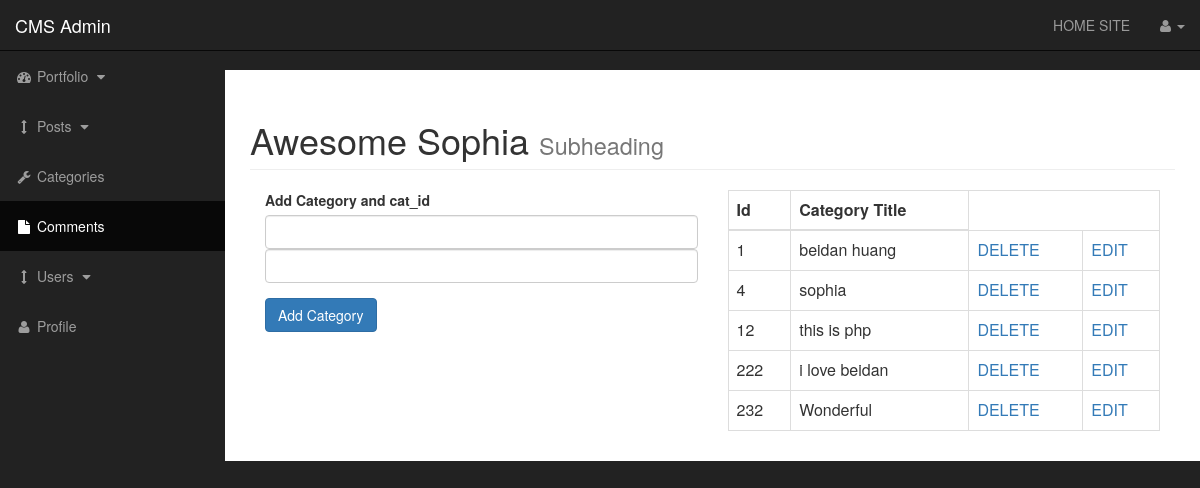
The app's page /cms/admin/categories.php with its own data.
### tables this page shows
CREATE TABLE `categories` (
  `cat_id` int(3) NOT NULL,
  `cat_title` varchar(255) NOT NULL
);

### cms/admin/functions.php (the view, shortened to what this page needs)
<?php
function findAllCategories(){
    global $connection;
    $query = "SELECT * FROM categories";
                $select_categories = mysqli_query($connection,$query);
                while($row = mysqli_fetch_assoc($select_categories)){
                $cat_id =  $row['cat_id'];
                $cat_title =  $row['cat_title'];
                echo"<tr>";
                echo "<td>{$cat_id}</td>";
                echo "<td>{$cat_title}</td>";
                echo "<td><a href='categories.php?delete={$cat_id}'>DELETE</td>";
                echo "<td><a href='categories.php?edit={$cat_id}'>EDIT</td>";
                echo"<tr>";
}
}
?>

### cms/admin/css/sb-admin.css (style rules this page uses)
body { margin-top: 100px; background-color: #222; }
@media (min-width:768px) { body { margin-top: 50px; } }

### records on screen
categories: cat_id "1", cat_title "beidan huang"
categories: cat_id "4", cat_title "sophia"
categories: cat_id "12", cat_title "this is php"
categories: cat_id "222", cat_title "i love beidan"
categories: cat_id "232", cat_title "Wonderful"
